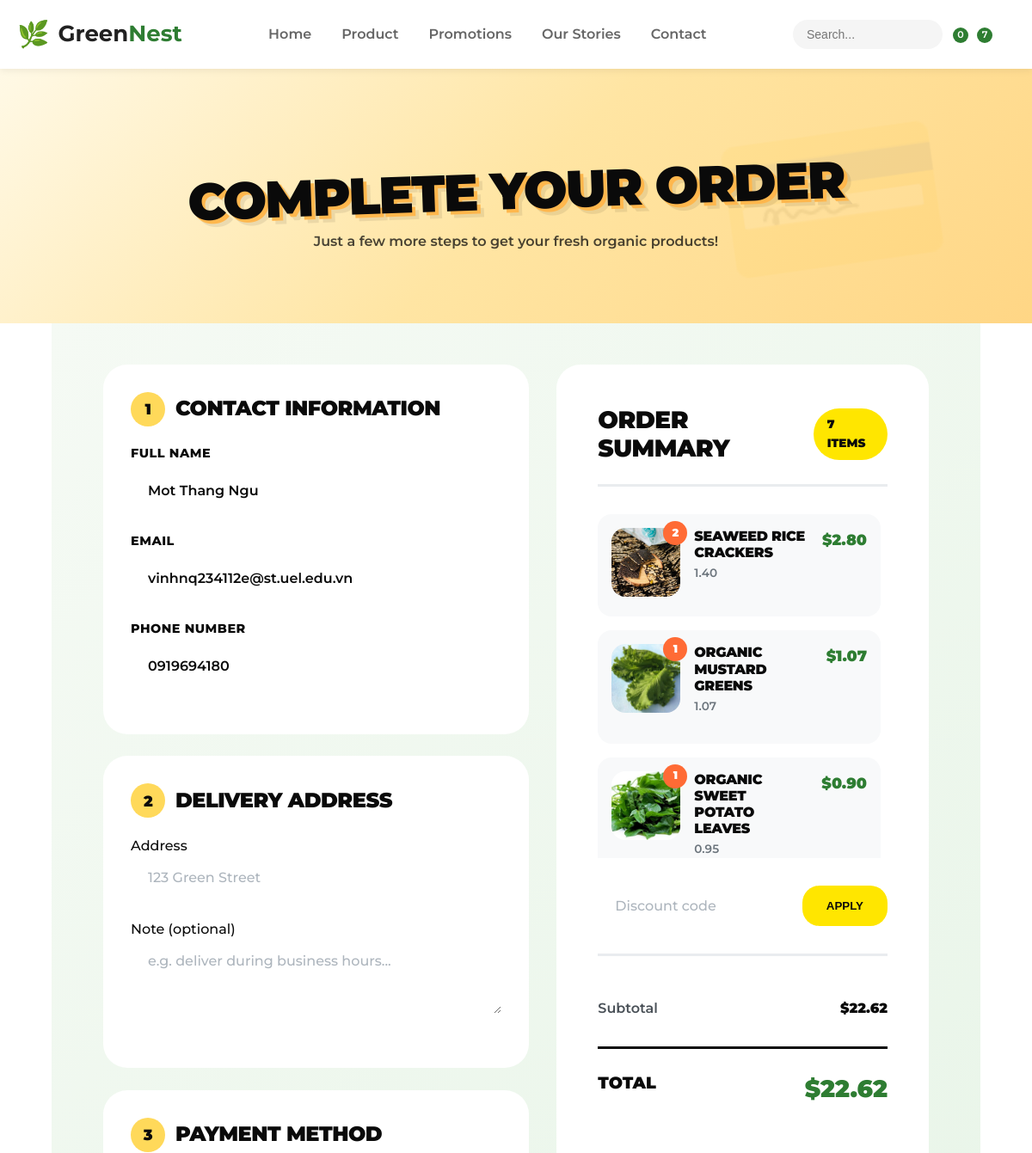
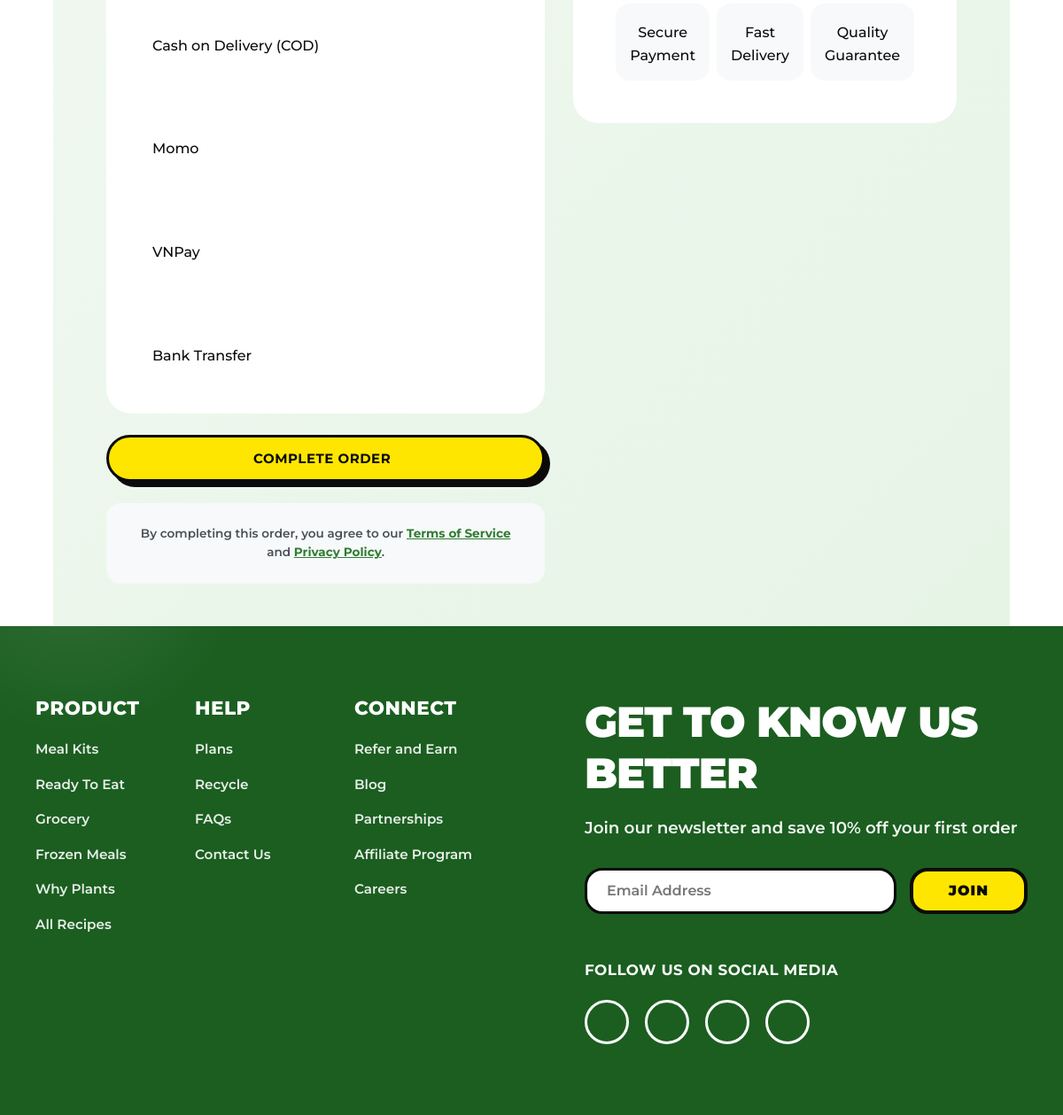
Page /checkout/ (signed in) on the committed database (2 pictures, top to bottom).
### app/models/cart.py (models this page shows, shortened)
class Cart(models.Model):
    user = models.ForeignKey(
        settings.AUTH_USER_MODEL,
        on_delete=models.CASCADE,
        related_name="carts",
        null=True,
        blank=True
    )
    session_key = models.CharField(max_length=100, null=True, blank=True)
    created_at = models.DateTimeField(auto_now_add=True)
    @property
    def subtotal(self):
        total = sum(item.subtotal for item in self.items.all())
        return total or Decimal(0)
    @property
    def total(self):
        return self.subtotal

class CartItem(models.Model):
    cart = models.ForeignKey("Cart", on_delete=models.CASCADE, related_name="items")
    product = models.ForeignKey("Product", on_delete=models.CASCADE, null=True, blank=True)
    combo = models.ForeignKey("Combo", on_delete=models.CASCADE, null=True, blank=True)
    quantity = models.PositiveIntegerField(default=1)
    @property
    def item_price(self):
        if self.combo:
            return Decimal(self.combo.final_price)
        elif self.product:
            return Decimal(self.product.final_price)
        return Decimal(0)
    @property
    def subtotal(self):
        return self.item_price * Decimal(self.quantity)

### app/models/user_customer.py (models this page shows, shortened)
class Customer(models.Model):
    user = models.OneToOneField(User, on_delete=models.CASCADE, null=True, blank=True)
    name = models.CharField(max_length=200, null=True)
    phone = models.CharField(max_length=15, null=True, blank=True)
    customer_image = models.ImageField(upload_to='Profile/', null=True, blank=True)

### app/models/category_product.py (models this page shows, shortened)
class Product(models.Model):
    category = models.ManyToManyField(Category, related_name="products")
    name = models.CharField(max_length=200)
    supplier = models.ForeignKey(Supplier, on_delete=models.SET_NULL, null=True, blank=True, related_name="products")
    certifications = models.ManyToManyField(Certification, related_name="products", blank=True)
    image = models.ImageField(upload_to='products/', null=True, blank=True)
    description = models.TextField(null=True, blank=True)
    detail = models.TextField(null=True, blank=True)
    price = models.DecimalField(max_digits=10, decimal_places=2)
    stock = models.IntegerField(default=0)
    sale = models.BooleanField(default=False)
    discount_percentage = models.FloatField(default=0, null=True, blank=True)
    sale_price = models.DecimalField(max_digits=10, decimal_places=2, null=True, blank=True)
    created_at = models.DateTimeField(auto_now_add=True)
    @property
    def final_price(self):
        if self.sale:
            if self.sale_price and self.sale_price > 0:
                return self.sale_price
            elif self.discount_percentage:
                return Decimal(self.price) * (1 - Decimal(self.discount_percentage) / 100)
        return self.price

### app/views/view_order.py (the view, shortened to what this page needs)
# urls.py: path('checkout/', views.checkout, name='checkout'),
def checkout(request):
    cart = get_or_create_cart(request)
    if not cart.items.exists():
        messages.warning(request, "Your shopping cart is empty.")
        return redirect("cart")
    discount = Decimal(0)
    coupon_code = ""
    total = Decimal(cart.total)
    coupon_code = request.session.get("coupon_code", "")
    discount = Decimal(request.session.get("discount_amount", 0))
    total = Decimal(cart.total) - discount
    customer = getattr(request.user, "customer", None) if request.user.is_authenticated else None
    full_name = customer.name if customer else ""
    email = request.user.email if request.user.is_authenticated else ""
    phone = customer.phone if customer and customer.phone else ""
    return render(request, "app/checkout.html", {
        "cart": cart,
        "discount": discount,
        "total_after_discount": total,
        "coupon_code": coupon_code,
        "full_name": full_name,
        "email": email,
        "phone": phone,
    })

### app/views/view_cart.py (called while the page is built)
def get_or_create_cart(request):
    if request.user.is_authenticated:
        cart, _ = Cart.objects.get_or_create(user=request.user)
    else:
        if not request.session.session_key:
            request.session.create()
        session_key = request.session.session_key
        cart, _ = Cart.objects.get_or_create(session_key=session_key)
    return cart

### app/templates/app/checkout.html (shortened to what this page needs)
{% extends "app/base.html" %}
{% load static %}
{% block content %}
<link rel="stylesheet" href="{% static 'app/css/checkout.css' %}">
<link rel="stylesheet" href="{% static 'app/css/neo_brutalism_global.css' %}">
<section class="checkout-hero">
  <div class="container">
    <div class="hero-content">
      <h1 class="hero-title">Complete Your Order</h1>
      <p class="hero-subtitle">Just a few more steps to get your fresh organic products!</p>
    </div>
  </div>
</section>
<main class="container">
<section class="checkout-main-section">
  <div class="container">
    <div class="checkout-grid">
      <div class="checkout-form-wrapper">
        <form method="post" action="{% url 'checkout' %}">
          <div class="checkout-section">
            <h2 class="section-title">
              <span class="section-number">1</span> Contact Information
            </h2>
            <div class="form-group">
              <label class="form-label">Full Name</label>
              <input type="text" class="form-input" name="full_name" placeholder="Nguyen Van A" value="{{ full_name|default_if_none:'' }}" required>
            </div>
            <div class="form-group">
              <label class="form-label">Email</label>
              <input type="email" class="form-input" name="email" placeholder="email@example.com" value="{{ email|default_if_none:'' }}" required>
            </div>
            <div class="form-group">
              <label class="form-label">Phone Number</label>
              <input type="tel" class="form-input" name="phone" placeholder="+84 xxx xxx xxx" value="{{ phone|default_if_none:'' }}" required>
            </div>
          </div>
          <br>
          <div class="checkout-section">
            <h2 class="section-title">
              <span class="section-number">2</span> Delivery Address
            </h2>
            <div class="form-group">
              <label>Address</label>
              <input type="text" name="address" class="form-input" placeholder="123 Green Street" required>
            </div>
            <div class="form-group">
              <label>Note (optional)</label>
              <textarea name="note" rows="3" class="form-input" placeholder="e.g. deliver during business hours..."></textarea>
            </div>
          </div>
          <br>
          <div class="checkout-section">
            <h2 class="section-title">
              <span class="section-number">3</span> Payment Method
            </h2>
            <label class="payment-option">
              <input type="radio" name="payment" value="cod" checked> Cash on Delivery (COD)
            </label>
            <br><br>
            <label class="payment-option">
              <input type="radio" name="payment" value="momo"> Momo
            </label>
            <br><br>
            <label class="payment-option">
              <input type="radio" name="payment" value="vnpay"> VNPay
            </label>
            <br><br>
            <label class="payment-option">
              <input type="radio" name="payment" value="bank"> Bank Transfer
            </label>
          </div>
          <button type="submit" class="btn btn-primary btn-checkout" name="placeorder" value="1">
            <span>Complete Order</span>
          </button>
          <div class="legal-notice">
            <p>By completing this order, you agree to our <a href="#">Terms of Service</a> and <a href="#">Privacy Policy</a>.</p>
          </div>
        </form>
      </div>
      <div class="order-summary-sidebar">
        <div class="summary-card">
          <div class="summary-header">
            <h2 class="summary-title">Order Summary</h2>
            <span class="item-count-badge">{{ cart.items.count }} items</span>
          </div>
          <div class="summary-product-list">
            {% for item in cart.items.all %}
              <div class="summary-product-item">
                <div class="product-image-wrapper">
                  {% if item.product %}
                <img src="{{ item.product.image.url }}" alt="{{ item.product.name }}" >
              {% elif item.combo %}
                <img src="{{ item.combo.image.url }}" alt="{{ item.combo.name }}" >
              {% endif %}
                  <span class="quantity-badge">{{ item.quantity }}</span>
                </div>
                <div class="product-info">
                  {% if item.product %}
                  <h4 class="product-name">{{ item.product.name }}</h4>
                  <p class="product-desc">{{ item.product.price }}</p>
                  {% elif item.combo %}
                  <h4 class="product-name">{{ item.combo.name }}</h4>
                  <p class="product-desc">{{ item.combo.final_price|floatformat:2 }}</p>
                  {% endif %}
                </div>
                <div class="product-price">
                  <span class="final-price">${{ item.subtotal|floatformat:2 }}</span>
                </div>
              </div>
            {% empty %}
              <p>Your cart is empty.</p>
            {% endfor %}
          </div>
          <div class="discount-code-section">
            <form method="post">
              <div class="discount-input-group">
                <input type="text" name="coupon" class="form-input" placeholder="Discount code" value="{{ coupon_code }}">
                <button type="submit" name="applycoupon" class="btn-apply">Apply</button>
              </div>
            </form>
          </div>
          <div class="summary-totals">
            <div class="summary-row"><span>Subtotal</span><span>${{ cart.subtotal|floatformat:2 }}</span></div>
            <div class="summary-total"><span>Total</span><span>${{ total_after_discount|floatformat:2 }}</span></div>
          </div>
          <div class="trust-badges">
            <div class="trust-badge"> Secure Payment</div>
            <div class="trust-badge"> Fast Delivery</div>
            <div class="trust-badge"> Quality Guarantee</div>
          </div>
        </div>
      </div>
    </div>
  </div>
</section>
</main>
{% endblock %}

### app/templates/app/base.html (shortened to what this page needs)
{% load static %}
<!DOCTYPE html>
<html lang="vi">
<head>
    <link rel="stylesheet" href="{% static 'app/css/header_footer.css' %}">
    <link rel="stylesheet" href="{% static 'app/css/neo_brutalism_global.css' %}">
    <link rel="stylesheet" href="https://cdn.lineicons.com/4.0/lineicons.css">
</head>
<body>
    <header class="site-header">
        <div class="header-container">
            <a href="{% url 'home' %}" class="logo">
                <div class="logo-icon">🌿</div>
                <span class="logo-text">Green<span>Nest</span></span>
            </a>
            <nav class="navbar">
                <ul class="nav-menu">
                    <li class="nav-item {% if request.path == '/' %}active{% endif %}">
                        <a href="{% url 'home' %}" class="nav-link">Home</a>
                    </li>
                    <li class="nav-item {% if '/productlist' in request.path %}active{% endif %}">
                        <a href="{% url 'productlist' %}" class="nav-link">Product</a>
                    </li>
                    <li class="nav-item">
                        <a href="#" class="nav-link">Promotions</a>
                    </li>
                    <li class="nav-item {% if '/blog' in request.path %}active{% endif %}">
                        <a href="{% url 'blog' %}" class="nav-link">Our Stories</a>
                    </li>
                    <li class="nav-item {% if '/contact' in request.path %}active{% endif %}">
                        <a href="{% url 'contact' %}" class="nav-link">Contact</a>
                    </li>
                </ul>
            </nav>
            <div class="header-tools">
                <div class="header-search">
                    <form action="{% url 'search' %}" method="GET" class="search-form">
                        <input type="text" name="q" placeholder="Search..." class="search-input"
                            value="{{ request.GET.q|default:'' }}">
                        <button type=" submit" class="search-btn" aria-label="Submit search">
                             </button>
                    </form>
                </div>
                <div class="wishlist-wrapper">
                    <a href="#" class="icon-btn wishlist-icon" aria-label="Wishlist">
                         <span class="badge wishlist-count">0</span>
                    </a>
                </div>
                <div class="cart-wrapper">
                    <a href="{% url 'cart' %}" class="icon-btn" aria-label="Shopping Cart">
                         <span class="badge">{{ cart.items.count|default:0 }}</span>
                    </a>
                </div>
                <div class="user-wrapper">
                    {% if request.user.is_authenticated %}
                    <a href="#" class="icon-btn" aria-label="Account">
                    </a>
                    {% else %}
                    <a href="{% url 'auth' %}">
                        <h4>Login</h4>
                    </a>
                    {% endif %}
                </div>
            </div>
        </div>
    </header>
    <main>
        {% block content %}{% endblock %}
    </main>
    <footer class="newsletter-footer">
        <div class="footer-container">
            <div class="footer-links-side">
                <div class="footer-column">
                    <h4 class="footer-links-title">Product</h4>
                    <ul>
                        <li><a href="#">Meal Kits</a></li>
                        <li><a href="#">Ready To Eat</a></li>
                        <li><a href="#">Grocery</a></li>
                        <li><a href="#">Frozen Meals</a></li>
                        <li><a href="#">Why Plants</a></li>
                        <li><a href="#">All Recipes</a></li>
                    </ul>
                </div>
                <div class="footer-column">
                    <h4 class="footer-links-title">Help</h4>
                    <ul>
                        <li><a href="#">Plans</a></li>
                        <li><a href="#">Recycle</a></li>
                        <li><a href="#">FAQs</a></li>
                        <li><a href="#">Contact Us</a></li>
                    </ul>
                </div>
                <div class="footer-column">
                    <h4 class="footer-links-title">Connect</h4>
                    <ul>
                        <li><a href="#">Refer and Earn</a></li>
                        <li><a href="#">Blog</a></li>
                        <li><a href="#">Partnerships</a></li>
                        <li><a href="#">Affiliate Program</a></li>
                        <li><a href="#">Careers</a></li>
                    </ul>
                </div>
            </div>
            <div class="footer-content-side">
                <h2 class="footer-title">Get to Know Us Better</h2>
                <p class="footer-description">Join our newsletter and save 10% off your first order</p>
                <form class="newsletter-form">
                    <input type="email" class="email-input" placeholder="Email Address" required>
                    <button type="submit" class="join-button">JOIN</button>
                </form>
                <div class="social-media-section">
                    <p class="social-title">Follow us on social media</p>
                    <div class="social-icons">
                        <a href="#" class="social-icon" aria-label="Instagram">
                        </a>
                        <a href="#" class="social-icon" aria-label="Facebook">
                        </a>
                        <a href="#" class="social-icon" aria-label="TikTok">
                        </a>
                        <a href="#" class="social-icon" aria-label="YouTube">
                        </a>
                    </div>
                </div>
            </div>
        </div>
    </footer>
</body>
</html>

### app/templates/app/checkout.html (style rules this page uses)
.container { max-width: 1400px; margin: 0 auto; padding: 0 60px; }

### rows in the picture
Cart: items.count "7", subtotal "22.62"
Customer: full_name "Mot Thang Ngu", phone "0919694180"
CartItem: product.image (picture), quantity "2", product.name "SEAWEED RICE CRACKERS", product.price "1.40", subtotal "2.80"
CartItem: product.image (picture), quantity "1", product.name "ORGANIC MUSTARD GREENS", product.price "1.07", subtotal "1.07"
CartItem: product.image (picture), quantity "1", product.name "ORGANIC SWEET POTATO LEAVES", product.price "0.95", subtotal "0.90"

### other values in the picture
{{ total_after_discount|floatformat:2 }} "22.62"
